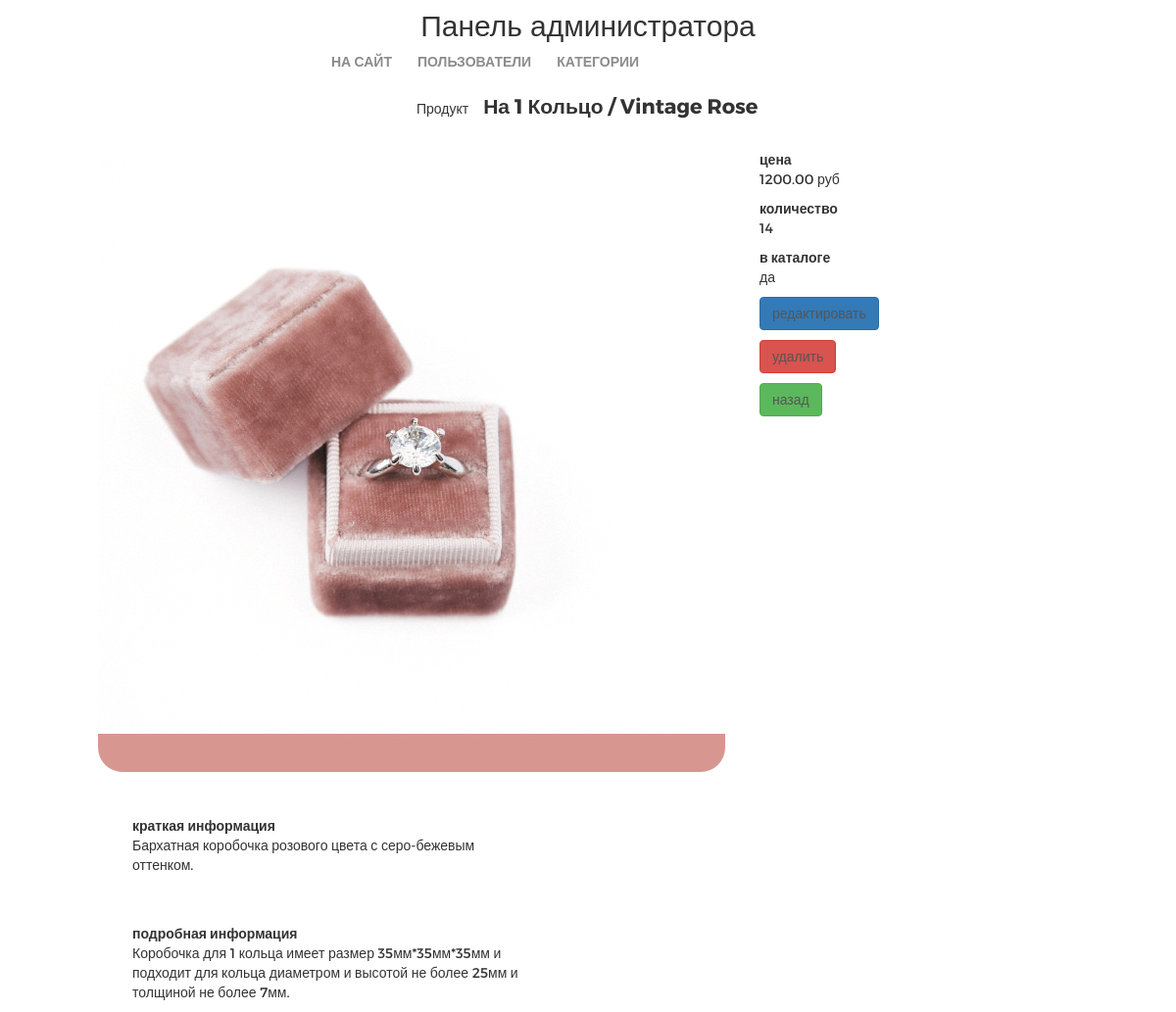
Screenshot of /myadmin/product/read/1/ with the database file from the repository.
### mainapp/models.py (models this page shows, shortened)
class Product(models.Model):
    category = models.ForeignKey(ProductCategory, on_delete=models.CASCADE)
    name = models.CharField(verbose_name='имя продукта', max_length=128)
    image = models.ImageField(upload_to='product_images', blank=True)
    short_desc = models.CharField(verbose_name='краткое описание продукта', max_length=60, blank=True)
    description = models.TextField(verbose_name='описание продукта', blank=True)
    price = models.DecimalField(verbose_name='цена продукта', max_digits=8, decimal_places=2, default=0)
    quantity = models.PositiveIntegerField(verbose_name='количество на складе', default=0)
    is_active = models.BooleanField(verbose_name='активность', default=True)

class ProductCategory(models.Model):
    name = models.CharField(verbose_name='имя', max_length=64, unique=True)
    description = models.TextField(verbose_name='описание', blank=True)
    is_active = models.BooleanField(verbose_name='активность', default=True)

### adminapp/views.py (the view)
# urls.py: re_path(r'^product/read/(?P<pk>\d+)/$', adminapp.ProductDetailView.as_view(),
class ProductDetailView(DetailView):
    model = Product
    def get_context_data(self, **kwargs):
        context = super().get_context_data(**kwargs)
        context['title'] = 'товар/подробнее'
        return context

### mainapp/context_processors.py (called while the page is built)
def basket(request):
    print('context processor basket works')
    basket = []
    if request.user.is_authenticated:
        basket = request.user.basket.select_related()
    return {
        'basket': basket,
    }

### adminapp/templates/mainapp/product_detail.html
{% extends 'adminapp/base.html' %}
{% load static %}
{% block container %}
    <div class="product_read">
        <div class="product_name">
            Продукт<strong>{{ object.category.name|title }} / {{ object.name|title }}</strong>
        </div>
        <img src="/media/{{ object.image|default:'products_images/default.jpg' }}" alt="{{ object.name }}">
        <div class="summary">
            <b>цена</b>
            <p>{{ object.price }} руб</p>
            <b>количество</b>
            <p>{{ object.quantity }}</p>
            <b>в каталоге</b>
            <p>{% if object.is_active %}да{% else %}нет{% endif %}</p>
            <p>
                <a href="{% url 'myadmin:product_update' object.pk %}"
                   class="btn btn-primary">
                    редактировать
                </a>
            </p>
            <p>
                <a href="{% url 'myadmin:product_delete' object.pk %}"
                   class="btn btn-danger">
                    удалить
                </a>
            </p>
            <p>
                <a href="{% url 'myadmin:productcategory_products' object.category.pk %}"
                   class="btn btn-success">
                    назад
                </a>
            </p>
        </div>
        <div class="product_desc">
            <b>краткая информация</b>
            <p>
                {{ object.short_desc }}
            </p>
            <br>
            <br>
            <b>подробная информация</b>
            <p>
                {{ object.description }}
            </p>
        </div>
    </div>
{% endblock %}

### static/css/style_admin.css (style rules this page uses)
* { margin: 0; padding: 0; }
body { font-family: 'Montserrat', sans-serif; }
html, body { height: 100%; }
.product_read { margin: 0 auto; width: 1000px; height: 600px; }
.product_read img { display: block; float:left; margin-top: 25px; border-radius: 25px; }
.product_read .product_name { display: block; margin: 0 auto; width: 350px; }
.product_read .summary { display: block; float: left; margin-left: 35px; margin-top: 30px; width: 150px; }
.product_read .product_desc { display: block; float: left; margin-left: 35px; margin-top: 45px; width: 400px; }
.product_read strong { font-size: 150%; margin-left: 15px; }
.product_read a { color: #555; text-decoration: none; }

### rows the page displays
Product: category.name "На 1 Кольцо", name "Vintage Rose", image (picture), price "1200.00", quantity "14", short_desc "Бархатная коробочка розового цвета с серо-бежевым оттенком.", description "Коробочка для 1 кольца имеет размер 35мм*35мм*35мм и подходит для кольца диаметром и высотой не более 25мм и толщиной не более 7мм."
